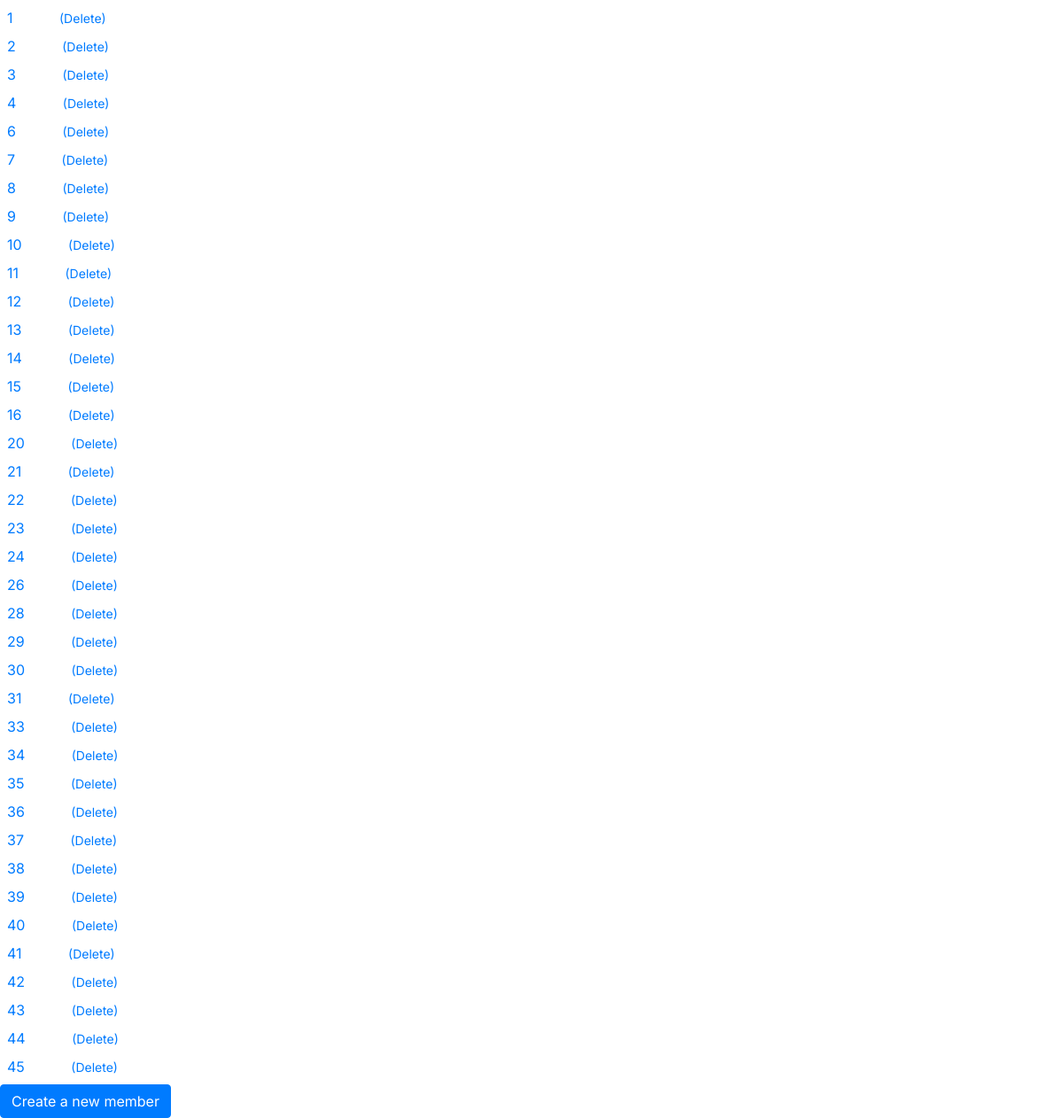
The app's page /user/member/ with its own data.
### home/models.py (models this page shows, shortened)
class Member(models.Model):
    created = models.DateTimeField(auto_now_add=True, editable=False)
    last_updated = models.DateTimeField(auto_now=True, editable=False)
    nama = models.CharField(max_length=100)
    email = models.CharField(max_length=100)
    user = models.ForeignKey(UserItfess, on_delete=models.CASCADE)
    class Meta:
        pass
    def __str__(self):
        return str(self.pk)
    def get_absolute_url(self):
        return reverse("member_detail", args=(self.pk,))

### home/views.py (the view)
# urls.py: path("member/", views.memberListView.as_view(), name="member_list"),
class memberListView(generic.ListView):
    model = models.Member
    form_class = forms.memberForm

### home/templates/home/member_list.html
{% extends "base.html" %}
{% block content %}
{% for object in object_list %}
  <div class="m-2">
    <a href="{{object.get_absolute_url}}">{{object}}</a>
    <small class="ml-5">
      <a href="{% url 'member_delete' object.pk %}">
        (Delete)
      </a>
    </small>
  </div>
{% endfor %}
<div>
  <a class="btn btn-primary"
    href="{% url 'member_create' %}">
  Create a new member
  </a>
</div>
{% endblock %}

### templates/base.html (shortened to what this page needs)
{% load static %}
<html>
  <head>
    <link rel="stylesheet" href="https://cdn.jsdelivr.net/npm/bootstrap@4.6.2/dist/css/bootstrap.min.css">
    <link rel="stylesheet" href="https://cdnjs.cloudflare.com/ajax/libs/bootstrap-icons/1.10.5/font/bootstrap-icons.min.css" />
  </head>
  <body>
    {% block allcontent %}
    <div id="wrapper">
      <div id="content-wrapper" class="d-flex flex-column">
          <div id="content">
          {% block content %}{% endblock %}
        </div>
      </div>
    </div>
    {% endblock %}
  </body>
</html>

### templates/base.html (style rules this page uses)
body { font-family: "Inter", sans-serif; }

### records on screen
Member: id "1"
Member: id "2"
Member: id "3"
Member: id "4"
Member: id "6"
Member: id "7"
Member: id "8"
Member: id "9"
Member: id "10"
Member: id "11"
Member: id "12"
Member: id "13"
Member: id "14"
Member: id "15"
Member: id "16"
Member: id "20"
Member: id "21"
Member: id "22"
Member: id "23"
Member: id "24"
Member: id "26"
Member: id "28"
Member: id "29"
Member: id "30"
Member: id "31"
Member: id "33"
Member: id "34"
Member: id "35"
Member: id "36"
Member: id "37"
Member: id "38"
Member: id "39"
Member: id "40"
Member: id "41"
Member: id "42"
Member: id "43"
Member: id "44"
Member: id "45"
